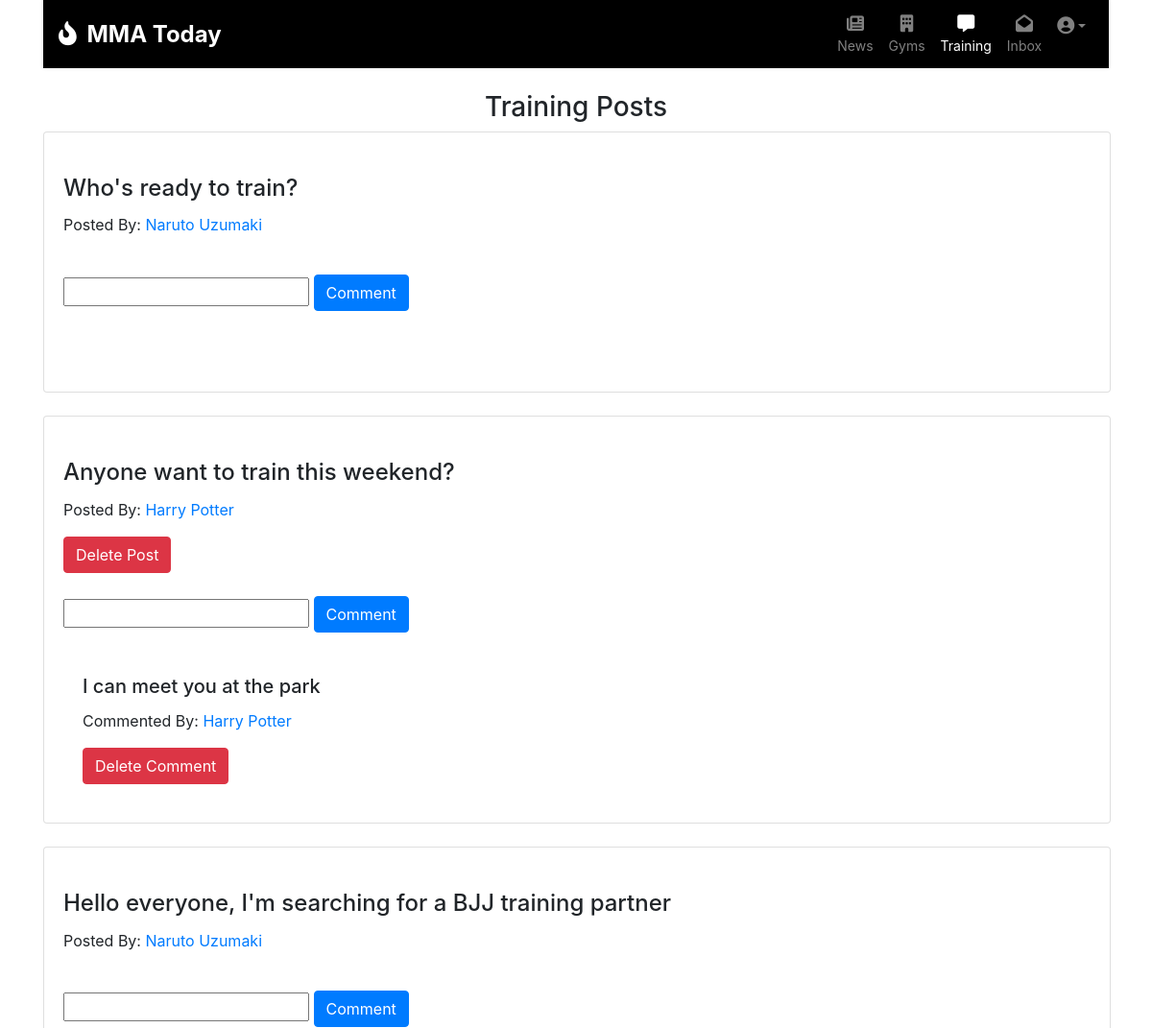
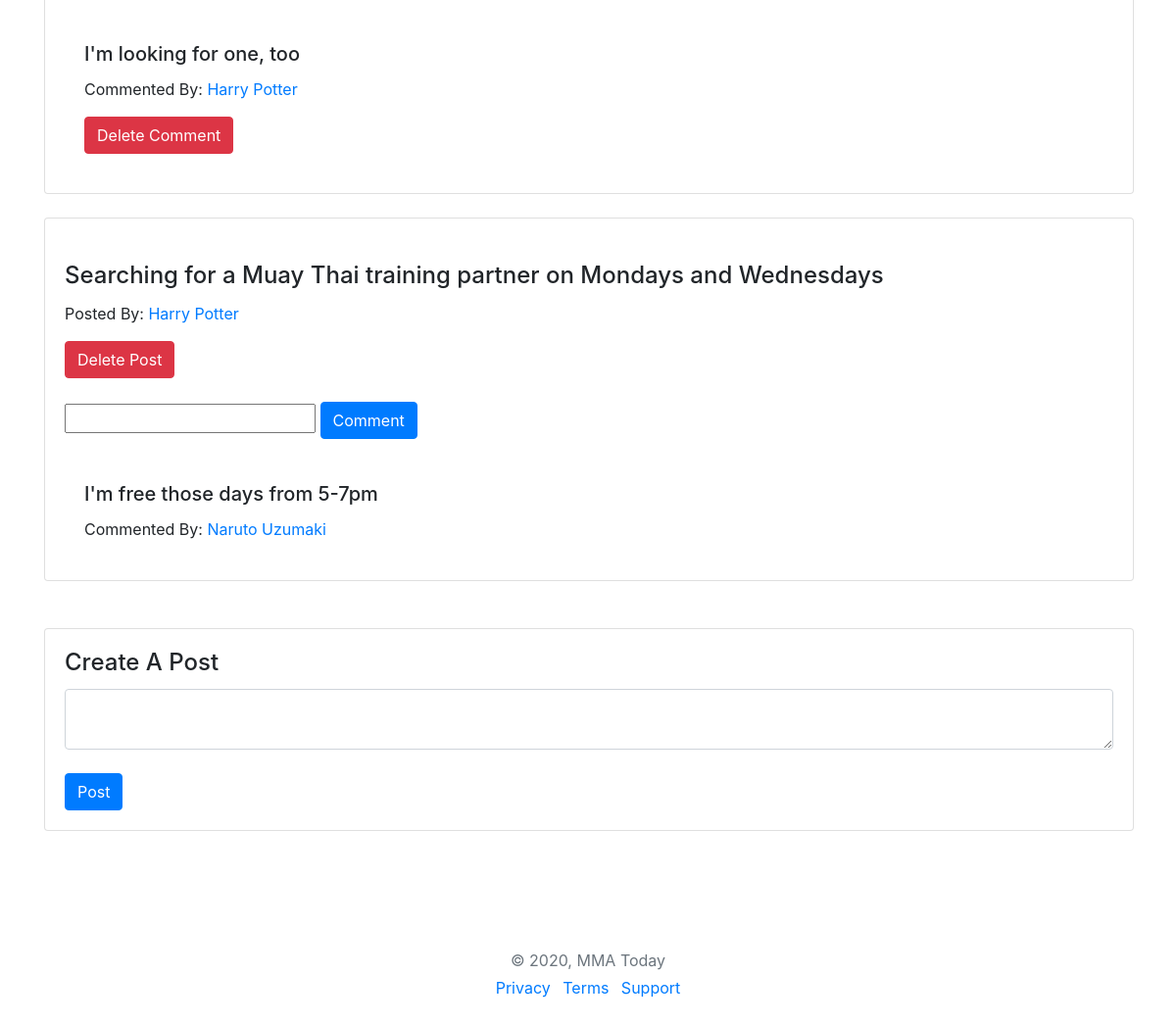
The page /training (signed in) on the database its author committed (2 pictures, top to bottom).
### mmmatoday_app/models.py (models this page shows, shortened)
class TrainingPost(models.Model):
    trainingpost = models.CharField(max_length=255)
    poster = models.ForeignKey(User, related_name='user_posts', on_delete=models.CASCADE)
    created_at = models.DateTimeField(auto_now_add=True)
    updated_at = models.DateTimeField(auto_now=True)
    objects = TrainingPostManager()

class User(models.Model):
    first_name = models.CharField(max_length=40)
    last_name = models.CharField(max_length=40)
    email = models.CharField(max_length=50, unique=True)
    password = models.TextField()
    created_at = models.DateTimeField(auto_now_add=True)
    updated_at = models.DateTimeField(auto_now=True)
    objects = UserManager()

class Comment(models.Model):
    comment = models.CharField(max_length=255)
    commenter = models.ForeignKey(User, related_name='user_comments', on_delete=models.CASCADE)
    training_post = models.ForeignKey(TrainingPost, related_name='post_comments', on_delete=models.CASCADE)
    created_at = models.DateTimeField(auto_now_add=True)
    updated_at = models.DateTimeField(auto_now=True)
    objects = CommentManager()

### mmmatoday_app/views.py (the view)
# urls.py: path('training', views.training),
def training(request):
    if 'user_id' not in request.session:
        messages.error(request, "You need to register or log in!")
        return redirect('/')
    context = {
        'training_feed': TrainingPost.objects.all().order_by("-updated_at"),
        'comments': Comment.objects.all(),
        'user': User.objects.get(id=request.session['user_id']),
        'current_page': "training",
    }
    return render(request, 'trainingfeed.html', context)

### mmmatoday_app/templates/trainingfeed.html (shortened to what this page needs)
{% extends 'index.html' %}
{% block content %}
<div class="trainh3">
    <h3>Training Posts</h3>
</div>
{% for posts in training_feed %}
<div class="card" style="width: 69.5rem;">
    <div class="card-body">
        <br>
        <h4 class="card-title">{{posts.trainingpost}}</h4>
        <p class='post'>Posted By: <a href="/viewuser/{{posts.poster.id}}">{{posts.poster.first_name}}
                {{posts.poster.last_name}}</a></p>
        {% if user == posts.poster %}
        <form action="/deletepost/{{posts.id}}" method="POST">
            <input class="btn btn-danger" type="submit" value="Delete Post">
        </form>
        {% endif %}
        <br>
        <form action="/postcomment/{{posts.id}}" method=POST>
            <input type="text" name='comment'>
            <input class="btn btn-primary" type="submit" value='Comment'>
        </form>
        <div class="card-body" style="width: 30rem;">
            <div class="comment">
                <br>
                {% for comments in posts.post_comments.all %}
                <h5 class="card-title">{{comments.comment}}</h5>
                <p class="card-text">Commented By: <a href="/viewuser/{{comments.commenter.id}}">{{comments.commenter.first_name}}
                        {{comments.commenter.last_name}}</a></p>
                {% if user == comments.commenter %}
                <form action="/deletecomment/{{comments.id}}" method="POST">
                    <input class="btn btn-danger" type="submit" value="Delete Comment">
                </form>
                {% endif %}
                {% endfor %}
            </div>
        </div>
    </div>
</div>
<br>
{% endfor %}
    <br>
<div class="card" style="width: 69.5rem;">
    <div class='card-body'>
        <h4 class="card-title">Create A Post</h4>
        <form action="/createpost" method=POST>
            <textarea type="text" name='trainpost' class="form-control" rows="2" id="message"></textarea>
            <br>
            <input class="btn btn-primary" type="submit" value="Post">
            <br>
        </form>
    </div>
</div>
{% endblock %}

### mmmatoday_app/templates/index.html (shortened to what this page needs)
<!DOCTYPE html>
<html lang="en">
<head>
    {% load static %}
    <link rel="stylesheet" href="{% static 'style.css' %}">
    <link href="https://stackpath.bootstrapcdn.com/bootstrap/4.5.0/css/bootstrap.min.css" rel="stylesheet">
    <link href="https://maxcdn.bootstrapcdn.com/font-awesome/4.7.0/css/font-awesome.min.css" rel="stylesheet">
    <link href="https://cdnjs.cloudflare.com/ajax/libs/twitter-bootstrap/4.5.2/css/bootstrap.css" rel="stylesheet">
</head>
<body>
    <div class="container">
        <div class="mainnavbar">
            <nav class="navbar navbar-expand-xl navbar-dark">
                <a href="/news" class="navbar-brand"><i class="	fas fa-fire-alt"></i><b> MMA Today</b></a>
                <div id="navbarCollapse" class="collapse navbar-collapse justify-content-start">
                    <div class="navbar-nav ml-auto">
                        {% if current_page == "news" %}
                        <a href="/news" class="nav-item nav-link active"><i
                                class="fas fa-newspaper"></i><span>News</span></a>
                        {% else %}
                        <a href="/news" class="nav-item nav-link"><i
                                class="fas fa-newspaper"></i><span>News</span></a>
                        {% endif %}
                        {% if current_page == "gym" %}
                        <a href="/gyms" class="nav-item nav-link active"><i class="fas fa-building"></i><span>
                                Gyms</span></a>
                        {% else %}
                        <a href="/gyms" class="nav-item nav-link"><i class="fas fa-building"></i><span>
                                Gyms</span></a>
                        {% endif %}
                        {% if current_page == "training" %}
                        <a href="/training" class="nav-item nav-link active"><i class="fas fa-comment-alt"></i><span>
                                Training</span></a>
                        {% else %}
                        <a href="/training" class="nav-item nav-link"><i class="fas fa-comment-alt"></i><span>
                                Training</span></a>
                        {% endif %}
                        {% if current_page == "inbox" %}
                        <a href="/inbox" class="nav-item nav-link active"><i
                                class="fas fa-envelope-open"></i><span> Inbox</span></a>
                        {% else %}
                        <a href="/inbox" class="nav-item nav-link"><i class="fas fa-envelope-open"></i><span>
                                Inbox</span></a>
                        {% endif %}
                        <div class="nav-item dropdown">
                            <a href="#" data-toggle="dropdown" class="nav-item nav-link dropdown-toggle user-action"><i
                                    class="fas fa-user-circle"></i><b class="caret"></b></a>
                        </div>
                    </div>
                </div>
            </nav>
        </div>
        <br>
        {%block content%}
        {% endblock %}
        <br>
        <div>
            <footer class="my-5 pt-5 text-muted text-center text-small">
                <p class="mb-1">© 2020, MMA Today</p>
                <ul class="list-inline">
                    <li class="list-inline-item"><a href="#">Privacy</a></li>
                    <li class="list-inline-item"><a href="#">Terms</a></li>
                    <li class="list-inline-item"><a href="#">Support</a></li>
                </ul>
            </footer>
        </div>
    </div>
</body>
</html>

### mmmatoday_app/static/style.css (style rules this page uses)
body { background: #eeeeee; font-family: 'Mukta', sans-serif; }
.navbar { color: #fff; background-color: black !important; padding: 5px 16px; border-radius: 0; border: none; box-shadow: 0 0 4px rgba(0,0,0,.1); }
.navbar .navbar-brand { color: #efe5ff; padding-left: 0; padding-right: 50px; font-size: 24px; }
.navbar .navbar-brand i { font-size: 25px; margin-right: 5px; }
.navbar .nav-item i { font-size: 18px; }
.navbar .nav-item span { position: relative; top: 3px; }
.navbar .navbar-nav > a { color: #efe5ff; padding: 8px 15px; font-size: 14px; }
.navbar .navbar-nav > a > i { display: block; text-align: center; }
.navbar .navbar-nav .user-action { padding: 9px 15px; font-size: 15px; }
.trainh3 { text-align: center !important; }

### rows shown on the page
TrainingPost: trainingpost "Who's ready to train?", poster.first_name "Naruto", poster.last_name "Uzumaki"
TrainingPost: trainingpost "Anyone want to train this weekend?", poster.first_name "Harry", poster.last_name "Potter"
Comment: comment "I can meet you at the park", commenter.first_name "Harry", commenter.last_name "Potter"
TrainingPost: trainingpost "Hello everyone, I'm searching for a BJJ training partner", poster.first_name "Naruto", poster.last_name "Uzumaki"
Comment: comment "I'm looking for one, too", commenter.first_name "Harry", commenter.last_name "Potter"
TrainingPost: trainingpost "Searching for a Muay Thai training partner on Mondays and Wednesdays", poster.first_name "Harry", poster.last_name "Potter"
Comment: comment "I'm free those days from 5-7pm", commenter.first_name "Naruto", commenter.last_name "Uzumaki"
